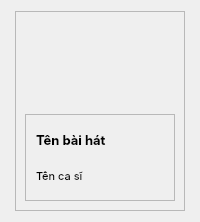
          <widget class="QWidget" name="cardframe_2" native="true">
           <property name="maximumSize">
            <size>
             <width>1440</width>
             <height>220</height>
            </size>
           </property>
           <property name="font">
            <font>
             <family>Inter</family>
            </font>
           </property>
           <layout class="QHBoxLayout" name="horizontalLayout_7">
            <item>
             <widget class="QFrame" name="card_6">
              <property name="minimumSize">
               <size>
                <width>170</width>
                <height>200</height>
               </size>
              </property>
              <property name="maximumSize">
               <size>
                <width>170</width>
                <height>200</height>
               </size>
              </property>
              <property name="frameShape">
               <enum>QFrame::StyledPanel</enum>
              </property>
              <property name="frameShadow">
               <enum>QFrame::Raised</enum>
              </property>
              <layout class="QVBoxLayout" name="verticalLayout_17">
               <item>
                <layout class="QVBoxLayout" name="verticalLayout_18">
                 <item alignment="Qt::AlignHCenter">
                  <widget class="QLabel" name="label_17">
                   <property name="minimumSize">
                    <size>
                     <width>100</width>
                     <height>30</height>
                    </size>
                   </property>
                   <property name="maximumSize">
                    <size>
                     <width>100</width>
                     <height>100</height>
                    </size>
                   </property>
                   <property name="font">
                    <font>
                     <pointsize>1</pointsize>
                    </font>
                   </property>
                   <property name="text">
                    <string/>
                   </property>
                   <property name="pixmap">
                    <pixmap>resources.qrc/itunes.svg</pixmap>
                   </property>
                   <property name="scaledContents">
                    <bool>true</bool>
                   </property>
                  </widget>
                 </item>
                 <item>
                  <widget class="QFrame" name="frame_6">
                   <property name="frameShape">
                    <enum>QFrame::StyledPanel</enum>
                   </property>
                   <property name="frameShadow">
                    <enum>QFrame::Raised</enum>
                   </property>
                   <layout class="QVBoxLayout" name="verticalLayout_19">
                    <property name="leftMargin">
                     <number>10</number>
                    </property>
                    <property name="topMargin">
                     <number>10</number>
                    </property>
                    <property name="rightMargin">
                     <number>10</number>
                    </property>
                    <property name="bottomMargin">
                     <number>10</number>
                    </property>
                    <item>
                     <widget class="QLabel" name="label_18">
                      <property name="font">
                       <font>
                        <pointsize>10</pointsize>
                        <weight>75</weight>
                        <bold>true</bold>
                       </font>
                      </property>
                      <property name="text">
                       <string>Tên bài hát</string>
                      </property>
                     </widget>
                    </item>
                    <item>
                     <widget class="QLabel" name="label_19">
                      <property name="font">
                       <font>
                        <pointsize>8</pointsize>
                       </font>
                      </property>
                      <property name="text">
                       <string>Tên ca sĩ</string>
                      </property>
                     </widget>
                    </item>
                   </layout>
                  </widget>
                 </item>
                </layout>
               </item>
              </layout>
             </widget>
            </item>
           </layout>
          </widget>
